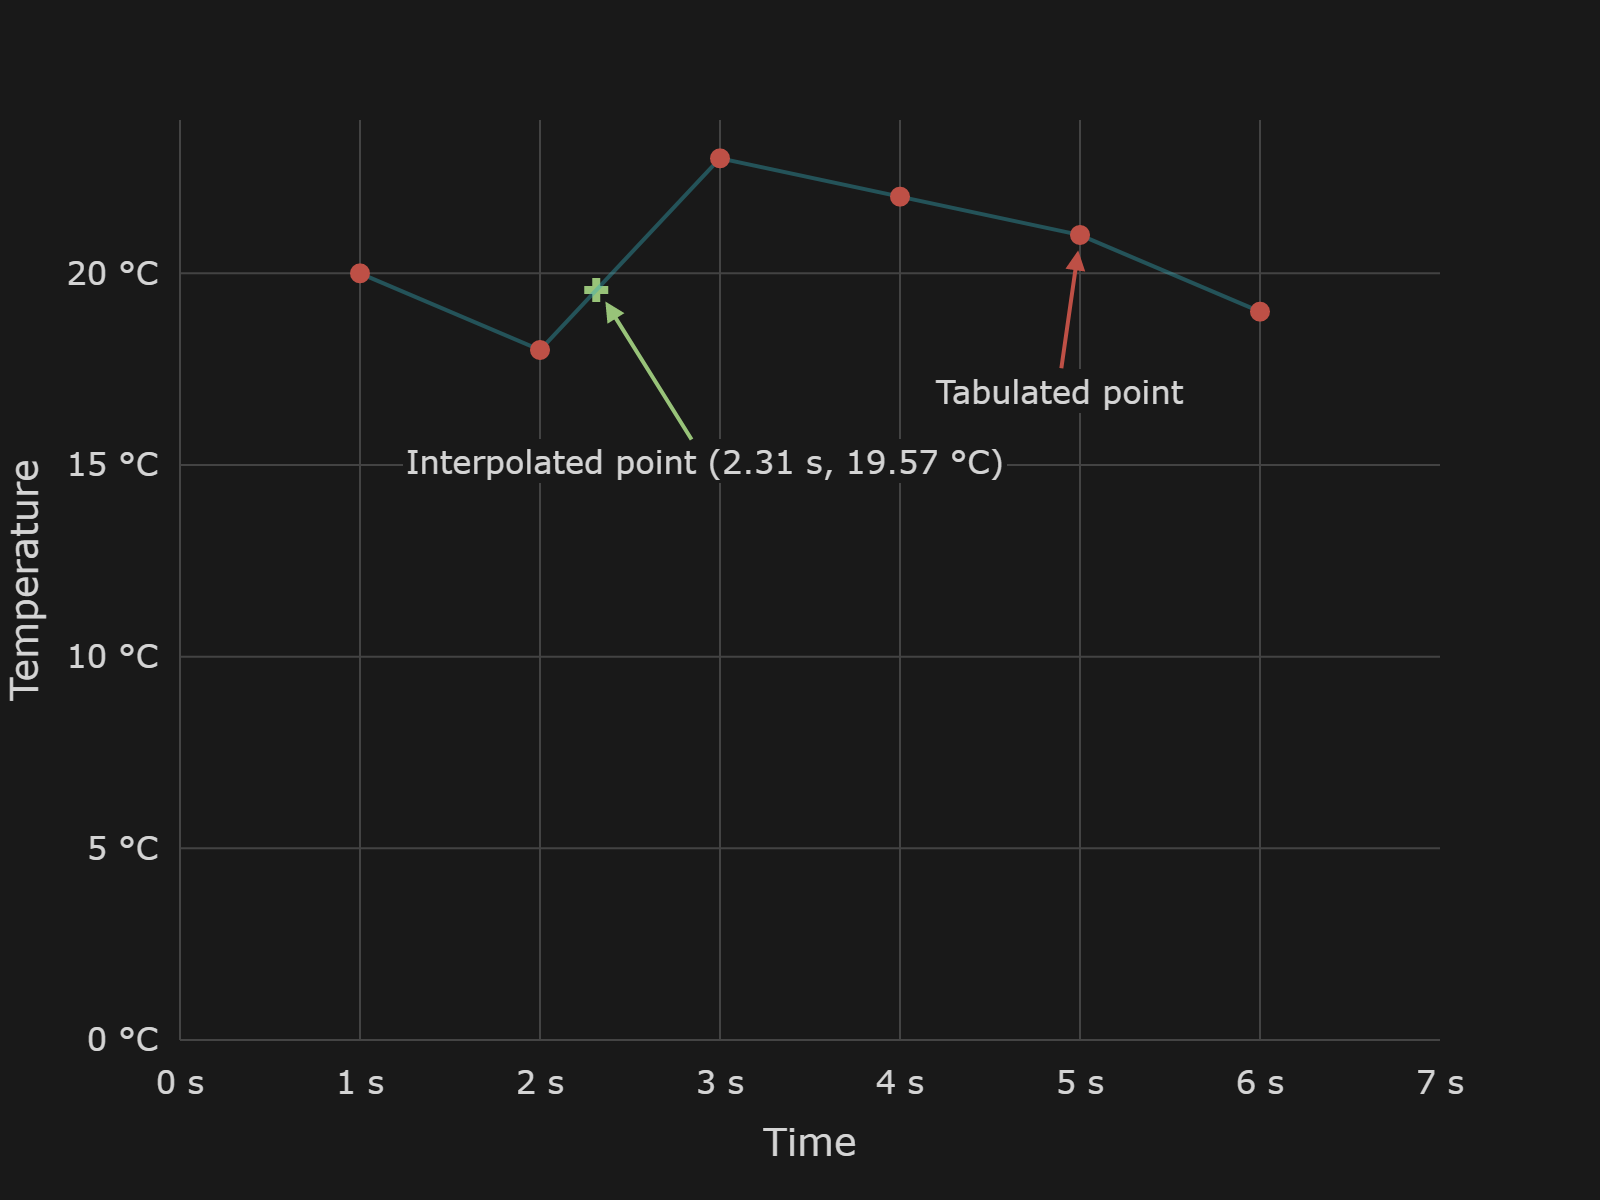

This figure's Python source:
import numpy as np
import plotly.express as px
import pandas as pd
import plotly.io as pio
import plotly.graph_objects as go

pio.templates.default = "plotly_dark"


def gaussian(x, x_j, r):
    return np.e ** (-abs(x - x_j) ** 2 / (2 * r) ** 2)


def multiquadric(x, x_j, r):
    return np.sqrt((r ** 2) + (abs(x - x_j) ** 2))


def inverse_multiquadric(x, x_j, r):
    return 1 / multiquadric(x, x_j, r)


def thin_plate_spline(x, x_j, r):
    return (abs(x - x_j) ** 2) * np.log(abs(x - x_j))


sigma = 0.5  # Parámetro de suavizado

time = np.array([1, 2, 3, 4, 5, 6])
temperatura = np.array([20, 18, 23, 22, 21, 19])

df = pd.DataFrame({"t": time, "T": temperatura})

custom_colors = {"Blue": "#61AFEF", "Orange": "#D49F6E", "Green": "#98C379", "Rose": "#E06C75",
                 "Purple": "#C678DD", "Gold": "#E5C07B", "Cyan": "#36AABA", 0: "#61AFEF", 1: "#D49F6E",
                 2: "#98C379", 3: "#E06C75", 4: "#C678DD", 5: "#E5C07B", 6: "#36AABA", "LightCyan": "#56B6C2",
                 "AltOrange": "#D19A66", "Red": "#BE5046", "RoyaBlue": "#528BFF", "Gray": "#ABB2BF",
                 "LightGray": "#CCCCCC", "LightBlack": "#282C34", "Black": "#1D2025"}

custom = go.layout.Template()

custom.layout.plot_bgcolor = '#191919'
custom.layout.paper_bgcolor = '#191919'
custom.layout.font.color = '#d4d4d4'

custom.layout.title.font.size = 20
custom.layout.title.font.family = 'Segoe UI'
custom.layout.title.x = 0.5

custom.layout.xaxis.gridcolor = '#434343'
custom.layout.yaxis.gridcolor = '#434343'

custom.layout.margin.pad = 10
custom.layout.margin.l = 90
custom.layout.xaxis.title.standoff = 25
custom.layout.yaxis.title.standoff = 25

custom.layout.width = 800
custom.layout.height = 600

#fig = px.line(df, x="x", y=["gaussian", "multiquadric", "inverse_multiquadric", "thin_plate_spline"], color_discrete_sequence=[custom_colors["Blue"], custom_colors["Orange"], custom_colors["Green"], custom_colors["Purple"]])

fig = px.scatter(df, x="t", y="T")
fig.update_traces(marker=dict(color=custom_colors["Red"], size=10))

x_interpolation = np.linspace(1, 6, 100)
interpolation = np.interp(x_interpolation, time, temperatura)

fig.add_trace(go.Scatter(x=x_interpolation,
                         y=interpolation,
                         mode="lines",
                         line=dict(
                             color="rgba(54, 170, 186, 0.4)",
                             width=2),
                         showlegend=False))

fig.add_trace(go.Scatter(x=[x_interpolation[26]],
                         y=[interpolation[26]],
                         mode="markers",
                         marker=dict(
                             color=custom_colors["Green"],
                             size=10, symbol="cross"),
                         showlegend=False))

fig.add_annotation(x=x_interpolation[26]+0.05,
                   y=interpolation[26]-0.3,
                   text=f"Interpolated point\n({x_interpolation[26]:.2f} s, {interpolation[26]:.2f} °C)",
                   showarrow=True,
                   arrowcolor=custom_colors["Green"],
                   arrowhead=2,
                   ay=80,
                   ax=50,
                   opacity=1,
                   bgcolor='#191919')

fig.add_annotation(x=time[4]-0.01,
                   y=temperatura[4]-0.4,
                   text="Tabulated point",
                   showarrow=True,
                   arrowcolor=custom_colors["Red"],
                   arrowhead=2,
                   ay=70,
                   ax=-10,
                   opacity=1,
                   bgcolor='#191919')

fig.update_layout(template=custom)
fig.update_layout(font=dict(size=16), title=dict(font=dict(size=28)), xaxis_title="Time", yaxis_title="Temperature")
fig.update_layout(yaxis_range=[0, 24], xaxis_range=[0, 7])

fig.update_layout(xaxis_ticksuffix=" s", yaxis_ticksuffix=" °C")

fig.data = (fig.data[2], fig.data[1], fig.data[0])

fig.write_image("interpolation.png", scale=2)
